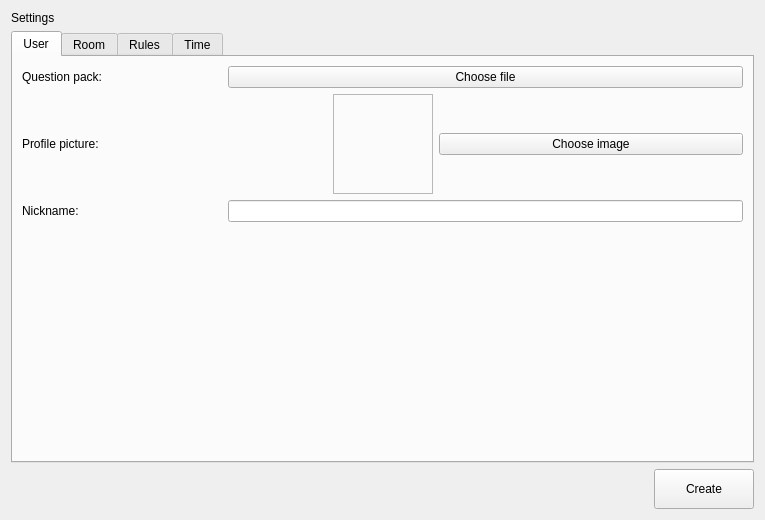
<?xml version="1.0" encoding="UTF-8"?>
<ui version="4.0">
 <class>SinglePlayerScreen</class>
 <widget class="QWidget" name="SinglePlayerScreen">
  <property name="geometry">
   <rect>
    <x>0</x>
    <y>0</y>
    <width>765</width>
    <height>520</height>
   </rect>
  </property>
  <property name="windowTitle">
   <string>Form</string>
  </property>
  <layout class="QVBoxLayout" name="verticalLayout">
   <item>
    <widget class="QLabel" name="label">
     <property name="sizePolicy">
      <sizepolicy hsizetype="Maximum" vsizetype="Maximum">
       <horstretch>0</horstretch>
       <verstretch>0</verstretch>
      </sizepolicy>
     </property>
     <property name="text">
      <string>Settings</string>
     </property>
    </widget>
   </item>
   <item>
    <widget class="QTabWidget" name="settingsTabs">
     <property name="currentIndex">
      <number>0</number>
     </property>
     <widget class="QWidget" name="userTab">
      <attribute name="title">
       <string>User</string>
      </attribute>
      <layout class="QVBoxLayout" name="userTabLayout">
       <item>
        <layout class="QHBoxLayout" name="horizontalLayout_2">
         <item>
          <widget class="QLabel" name="questionPack">
           <property name="sizePolicy">
            <sizepolicy hsizetype="Fixed" vsizetype="Preferred">
             <horstretch>0</horstretch>
             <verstretch>0</verstretch>
            </sizepolicy>
           </property>
           <property name="minimumSize">
            <size>
             <width>200</width>
             <height>0</height>
            </size>
           </property>
           <property name="text">
            <string>Question pack:</string>
           </property>
          </widget>
         </item>
         <item>
          <widget class="QPushButton" name="pickPuckButton">
           <property name="text">
            <string>Choose file</string>
           </property>
          </widget>
         </item>
        </layout>
       </item>
       <item>
        <layout class="QHBoxLayout" name="profilePictureLayout">
         <item>
          <widget class="QLabel" name="profilePictureLabel">
           <property name="minimumSize">
            <size>
             <width>200</width>
             <height>0</height>
            </size>
           </property>
           <property name="text">
            <string>Profile picture:</string>
           </property>
          </widget>
         </item>
         <item>
          <widget class="QLabel" name="profilePicturePreview">
           <property name="minimumSize">
            <size>
             <width>100</width>
             <height>100</height>
            </size>
           </property>
           <property name="maximumSize">
            <size>
             <width>100</width>
             <height>100</height>
            </size>
           </property>
           <property name="frameShape">
            <enum>QFrame::Shape::StyledPanel</enum>
           </property>
           <property name="text">
            <string/>
           </property>
           <property name="scaledContents">
            <bool>true</bool>
           </property>
           <property name="alignment">
            <set>Qt::AlignmentFlag::AlignCenter</set>
           </property>
          </widget>
         </item>
         <item>
          <widget class="QPushButton" name="pickProfilePictureButton">
           <property name="text">
            <string>Choose image</string>
           </property>
          </widget>
         </item>
        </layout>
       </item>
       <item>
        <layout class="QHBoxLayout" name="nicknameLayout">
         <item>
          <widget class="QLabel" name="nicknameLabel">
           <property name="minimumSize">
            <size>
             <width>200</width>
             <height>0</height>
            </size>
           </property>
           <property name="text">
            <string>Nickname:</string>
           </property>
          </widget>
         </item>
         <item>
          <widget class="QLineEdit" name="nicknameLineEdit"/>
         </item>
        </layout>
       </item>
       <item>
        <spacer name="userTabSpacer">
         <property name="orientation">
          <enum>Qt::Orientation::Vertical</enum>
         </property>
         <property name="sizeHint" stdset="0">
          <size>
           <width>20</width>
           <height>40</height>
          </size>
         </property>
        </spacer>
       </item>
      </layout>
     </widget>
     <widget class="QWidget" name="roomTab">
      <attribute name="title">
       <string>Room</string>
      </attribute>
      <layout class="QVBoxLayout" name="roomTabLayout">
       <item>
        <layout class="QHBoxLayout" name="horizontalLayout_3">
         <item>
          <widget class="QLabel" name="Players">
           <property name="minimumSize">
            <size>
             <width>200</width>
             <height>0</height>
            </size>
           </property>
           <property name="text">
            <string>Players:</string>
           </property>
          </widget>
         </item>
         <item>
          <widget class="QLabel" name="playerCount">
           <property name="text">
            <string>1</string>
           </property>
          </widget>
         </item>
         <item>
          <widget class="QSlider" name="horizontalSlider">
           <property name="minimum">
            <number>1</number>
           </property>
           <property name="maximum">
            <number>5</number>
           </property>
           <property name="singleStep">
            <number>1</number>
           </property>
           <property name="pageStep">
            <number>1</number>
           </property>
           <property name="sliderPosition">
            <number>1</number>
           </property>
           <property name="tracking">
            <bool>true</bool>
           </property>
           <property name="orientation">
            <enum>Qt::Orientation::Horizontal</enum>
           </property>
           <property name="tickPosition">
            <enum>QSlider::TickPosition::TicksBothSides</enum>
           </property>
           <property name="tickInterval">
            <number>1</number>
           </property>
          </widget>
         </item>
        </layout>
       </item>
       <item>
        <spacer name="roomTabSpacer">
         <property name="orientation">
          <enum>Qt::Orientation::Vertical</enum>
         </property>
         <property name="sizeHint" stdset="0">
          <size>
           <width>20</width>
           <height>40</height>
          </size>
         </property>
        </spacer>
       </item>
      </layout>
     </widget>
     <widget class="QWidget" name="rulesTab">
      <attribute name="title">
       <string>Rules</string>
      </attribute>
     </widget>
     <widget class="QWidget" name="timeTab">
      <attribute name="title">
       <string>Time</string>
      </attribute>
      <layout class="QVBoxLayout" name="timeTabLayout">
       <item>
        <layout class="QHBoxLayout" name="answerDurationLayout">
         <item>
          <widget class="QLabel" name="answerDurationLabel">
           <property name="minimumSize">
            <size>
             <width>200</width>
             <height>0</height>
            </size>
           </property>
           <property name="text">
            <string>Default Answer Duration:</string>
           </property>
          </widget>
         </item>
         <item>
          <widget class="QSpinBox" name="answerDurationSpinBox">
           <property name="minimum">
            <number>5</number>
           </property>
           <property name="maximum">
            <number>60</number>
           </property>
          </widget>
         </item>
        </layout>
       </item>
       <item>
        <layout class="QHBoxLayout" name="questionDurationLayout">
         <item>
          <widget class="QLabel" name="questionDurationLabel">
           <property name="minimumSize">
            <size>
             <width>200</width>
             <height>0</height>
            </size>
           </property>
           <property name="text">
            <string>Default Question Duration:</string>
           </property>
          </widget>
         </item>
         <item>
          <widget class="QSpinBox" name="questionDurationSpinBox">
           <property name="minimum">
            <number>5</number>
           </property>
           <property name="maximum">
            <number>60</number>
           </property>
          </widget>
         </item>
        </layout>
       </item>
       <item>
        <layout class="QHBoxLayout" name="questionPickDurationLayout">
         <item>
          <widget class="QLabel" name="questionPickDurationLabel">
           <property name="minimumSize">
            <size>
             <width>200</width>
             <height>0</height>
            </size>
           </property>
           <property name="text">
            <string>Default Question Pick Duration:</string>
           </property>
          </widget>
         </item>
         <item>
          <widget class="QSpinBox" name="questionPickDurationSpinBox">
           <property name="minimum">
            <number>5</number>
           </property>
           <property name="maximum">
            <number>60</number>
           </property>
           <property name="value">
            <number>15</number>
           </property>
          </widget>
         </item>
        </layout>
       </item>
       <item>
        <spacer name="timeTabSpacer">
         <property name="orientation">
          <enum>Qt::Orientation::Vertical</enum>
         </property>
         <property name="sizeHint" stdset="0">
          <size>
           <width>20</width>
           <height>40</height>
          </size>
         </property>
        </spacer>
       </item>
      </layout>
     </widget>
    </widget>
   </item>
   <item>
    <layout class="QHBoxLayout" name="horizontalLayout_4">
     <item>
      <spacer name="horizontalSpacer">
       <property name="orientation">
        <enum>Qt::Orientation::Horizontal</enum>
       </property>
       <property name="sizeHint" stdset="0">
        <size>
         <width>40</width>
         <height>20</height>
        </size>
       </property>
      </spacer>
     </item>
     <item>
      <widget class="QPushButton" name="createButton">
       <property name="enabled">
        <bool>true</bool>
       </property>
       <property name="sizePolicy">
        <sizepolicy hsizetype="Minimum" vsizetype="Minimum">
         <horstretch>0</horstretch>
         <verstretch>0</verstretch>
        </sizepolicy>
       </property>
       <property name="minimumSize">
        <size>
         <width>100</width>
         <height>40</height>
        </size>
       </property>
       <property name="maximumSize">
        <size>
         <width>16777215</width>
         <height>100</height>
        </size>
       </property>
       <property name="text">
        <string>Create</string>
       </property>
      </widget>
     </item>
    </layout>
   </item>
  </layout>
 </widget>
 <resources/>
 <connections/>
</ui>
